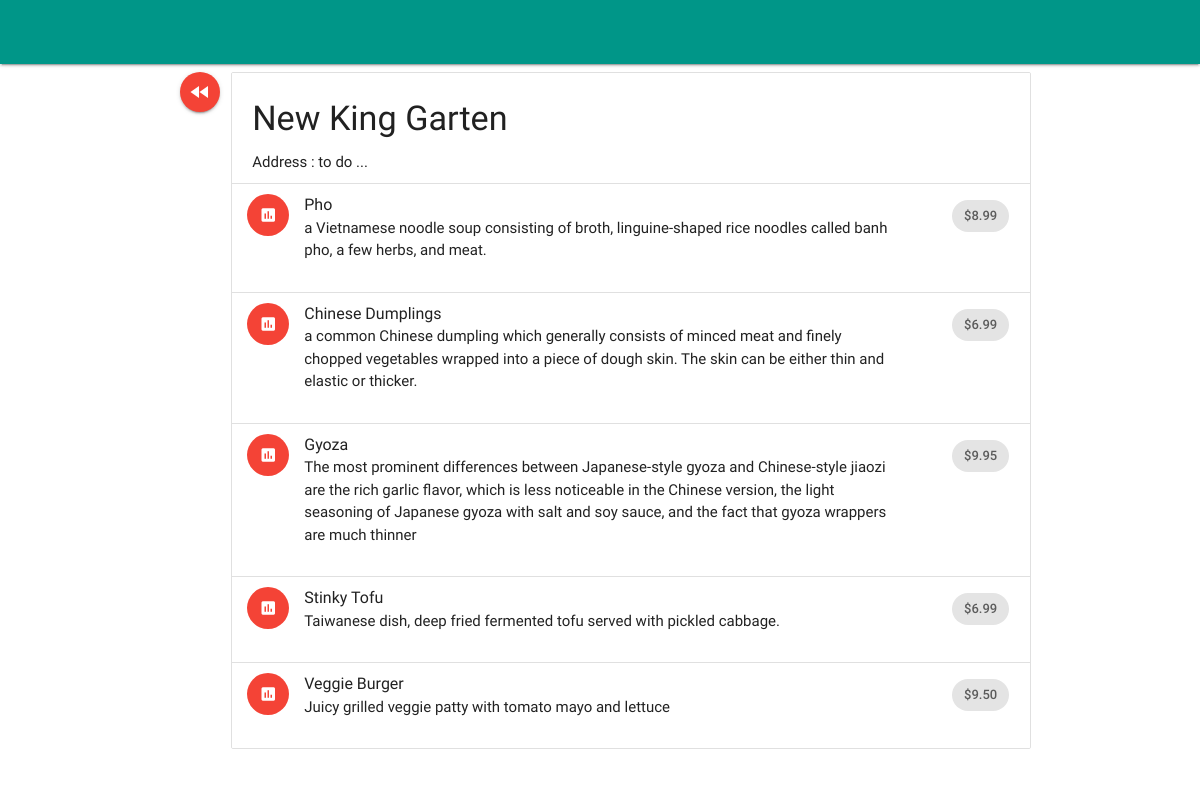
The page /restaurant/3/menu/ on the database its author committed.
### database_setup.py (models this page shows, shortened)
class Restaurant(Base):
    __tablename__ = 'restaurant'
    id = Column(Integer, primary_key=True)
    name = Column(String(250), nullable=False)
    description = Column(String(250), nullable=True)
    thumbnail_url = Column(String(250), nullable=True)

class MenuItem(Base):
    __tablename__ = 'menu_item'
    name = Column(String(80), nullable=False)
    id = Column(Integer, primary_key=True)
    description = Column(String(250))
    price = Column(String(8))
    course = Column(String(250))
    restaurant_id = Column(Integer, ForeignKey('restaurant.id'))
    restaurant = relationship(Restaurant)

### final_project.py (the view)
@app.route('/restaurant/<int:restaurant_id>/')
@app.route('/restaurant/<int:restaurant_id>/menu/')
def showMenu(restaurant_id):
    restaurant = session.query(Restaurant).filter_by(id=restaurant_id).one()
    items = session.query(MenuItem).filter_by(
        restaurant_id=restaurant_id).all()
    return render_template('menu.html', items=items, restaurant=restaurant)

### templates/menu.html (shortened to what this page needs)
<!DOCTYPE html>
  <html>
    <head>
        <link type="text/css" rel="stylesheet" href="/static/css/materialize.css"  media="screen,projection"/>
    </head>
    <body>
	<header>
	<div class="navbar-fixed">
      <nav class="top-nav teal">
      </nav>
    </div>
    </header>
      <main>
	  <div class="container">
	  <div class="row">
      <div class="col">
      <a class="btn-floating waves-effect waves-light red" href="{{url_for('showRestaurants')}}"><i class="material-icons">fast_rewind</i></a>
      </div class="col">
		<ul class="collection with-header">
    	<li class="collection-header"><h4>{{restaurant.name}}</h4>Address : to do ...</li>
		    {% for item in items %}
		    <li class="collection-item avatar">
		    <div class="row">
		      <div class="col s10 m10 l10">
		      <i class="material-icons circle red">insert_chart</i>
		      <span class="title">{{item.name}}</span>
		      <p>{{item.description}}</p>
		      </div>
		      <div class="col s2 m2 l2">
		      <div class="secondary-content chip">{{item.price}}</div>
		      </div>
		    </div>
		    </li>
		    {% endfor %}
		  </ul>
      </div>
      </div>
      </main>
      </body>
  </html>

### rows shown on the page
Restaurant: name "New King Garten"
MenuItem: name "Pho", description "a Vietnamese noodle soup consisting of broth, linguine-shaped rice noodles called banh pho, a few herbs, and meat.", price "$8.99"
MenuItem: name "Chinese Dumplings", description "a common Chinese dumpling which generally consists of minced meat and finely chopped vegetables wrapped into a piece of dough skin. The skin can be either thin and elastic or thicker.", price "$6.99"
MenuItem: name "Gyoza", description "The most prominent differences between Japanese-style gyoza and Chinese-style jiaozi are the rich garlic flavor, which is less noticeable in the Chinese version, the light seasoning of Japanese gyoza with salt and soy sauce, and the fact that gyoza wrappers are much thinner", price "$9.95"
MenuItem: name "Stinky Tofu", description "Taiwanese dish, deep fried fermented tofu served with pickled cabbage.", price "$6.99"
MenuItem: name "Veggie Burger", description "Juicy grilled veggie patty with tomato mayo and lettuce", price "$9.50"
